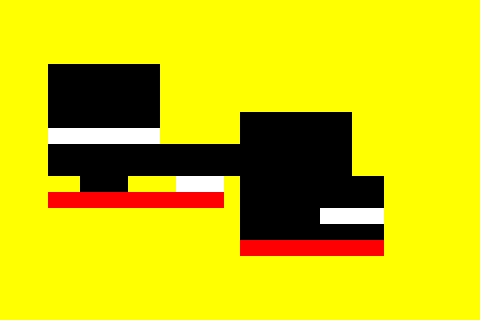

A 2D game scene composited from a Tiled map and its tileset images. What follows is a short description and the map's XML, with every tile layer's data as written:
An orthogonal 30x20 tile map with 16x16 px tiles, 1 tile layer (Tile Layer 1) and 2 objects (Start, End).

<map version="1.10" tiledversion="1.11.2" orientation="orthogonal" renderorder="right-down" width="30" height="20" tilewidth="16" tileheight="16" infinite="0" nextlayerid="3" nextobjectid="6">
 <editorsettings>
  <export target="../static/maps/level5.json" format="json" />
 </editorsettings>
 <tileset firstgid="1" source="tileset.tsx" />
 <layer id="1" name="Tile Layer 1" width="30" height="20">
  <data encoding="csv">
4,4,4,4,4,4,4,4,4,4,4,4,4,4,4,4,4,4,4,4,4,4,4,4,4,4,4,4,4,4,
4,4,4,4,4,4,4,4,4,4,4,4,4,4,4,4,4,4,4,4,4,4,4,4,4,4,4,4,4,4,
4,4,4,4,4,4,4,4,4,4,4,4,4,4,4,4,4,4,4,4,4,4,4,4,4,4,4,4,4,4,
4,4,4,4,4,4,4,4,4,4,4,4,4,4,4,4,4,4,4,4,4,4,4,4,4,4,4,4,4,4,
4,4,4,0,0,0,0,0,0,0,4,4,4,4,4,4,4,4,4,4,4,4,4,4,4,4,4,4,4,4,
4,4,4,0,0,0,0,0,0,0,4,4,4,4,4,4,4,4,4,4,4,4,4,4,4,4,4,4,4,4,
4,4,4,0,0,0,0,0,0,0,4,4,4,4,4,4,4,4,4,4,4,4,4,4,4,4,4,4,4,4,
4,4,4,0,0,0,0,0,0,0,4,4,4,4,4,1,1,1,1,1,1,1,4,4,4,4,4,4,4,4,
4,4,4,2,2,2,2,2,2,2,4,4,4,4,4,1,1,1,1,1,1,1,4,4,4,4,4,4,4,4,
4,4,4,0,0,0,0,0,0,0,0,0,0,0,0,0,0,0,0,0,0,1,4,4,4,4,4,4,4,4,
4,4,4,0,0,0,0,0,0,0,0,0,0,0,0,0,0,1,1,1,0,1,4,4,4,4,4,4,4,4,
4,4,4,4,4,1,1,1,4,4,4,2,2,2,4,1,1,1,1,1,1,1,0,0,4,4,4,4,4,4,
4,4,4,3,3,3,3,3,3,3,3,3,3,3,4,0,0,0,0,0,0,0,0,0,4,4,4,4,4,4,
4,4,4,4,4,4,4,4,4,4,4,4,4,4,4,0,0,0,0,0,2,2,2,2,4,4,4,4,4,4,
4,4,4,4,4,4,4,4,4,4,4,4,4,4,4,0,0,0,0,0,0,0,0,0,4,4,4,4,4,4,
4,4,4,4,4,4,4,4,4,4,4,4,4,4,4,3,3,3,3,3,3,3,3,3,4,4,4,4,4,4,
4,4,4,4,4,4,4,4,4,4,4,4,4,4,4,4,4,4,4,4,4,4,4,4,4,4,4,4,4,4,
4,4,4,4,4,4,4,4,4,4,4,4,4,4,4,4,4,4,4,4,4,4,4,4,4,4,4,4,4,4,
4,4,4,4,4,4,4,4,4,4,4,4,4,4,4,4,4,4,4,4,4,4,4,4,4,4,4,4,4,4,
4,4,4,4,4,4,4,4,4,4,4,4,4,4,4,4,4,4,4,4,4,4,4,4,4,4,4,4,4,4
</data>
 </layer>
 <objectgroup id="2" name="Object Layer 1">
  <object id="1" name="Start" x="103.907" y="117.871">
   <point />
  </object>
  <object id="2" name="End" x="360.609" y="203.28">
   <point />
  </object>
 </objectgroup>
</map>
